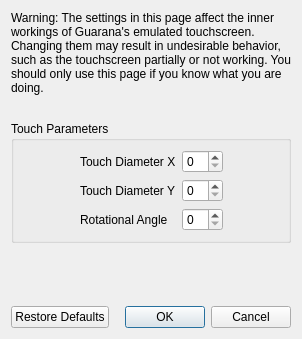
<?xml version="1.0" encoding="UTF-8"?>
<ui version="4.0">
 <class>ConfigureTouchscreenAdvanced</class>
 <widget class="QDialog" name="ConfigureTouchscreenAdvanced">
  <property name="geometry">
   <rect>
    <x>0</x>
    <y>0</y>
    <width>298</width>
    <height>339</height>
   </rect>
  </property>
  <property name="windowTitle">
   <string>Configure Touchscreen</string>
  </property>
  <layout class="QVBoxLayout" name="verticalLayout">
   <item>
    <widget class="QLabel" name="label_2">
     <property name="minimumSize">
      <size>
       <width>280</width>
       <height>0</height>
      </size>
     </property>
     <property name="text">
      <string>Warning: The settings in this page affect the inner workings of Guarana's emulated touchscreen. Changing them may result in undesirable behavior, such as the touchscreen partially or not working. You should only use this page if you know what you are doing.</string>
     </property>
     <property name="wordWrap">
      <bool>true</bool>
     </property>
    </widget>
   </item>
   <item>
    <spacer name="verticalSpacer_2">
     <property name="orientation">
      <enum>Qt::Vertical</enum>
     </property>
     <property name="sizeType">
      <enum>QSizePolicy::Fixed</enum>
     </property>
     <property name="sizeHint" stdset="0">
      <size>
       <width>20</width>
       <height>20</height>
      </size>
     </property>
    </spacer>
   </item>
   <item>
    <widget class="QGroupBox" name="gridGroupBox">
     <property name="title">
      <string>Touch Parameters</string>
     </property>
     <layout class="QGridLayout" name="gridLayout">
      <item row="0" column="0">
       <spacer name="horizontalSpacer">
        <property name="orientation">
         <enum>Qt::Horizontal</enum>
        </property>
        <property name="sizeHint" stdset="0">
         <size>
          <width>40</width>
          <height>20</height>
         </size>
        </property>
       </spacer>
      </item>
      <item row="1" column="1">
       <widget class="QLabel" name="label_4">
        <property name="text">
         <string>Touch Diameter Y</string>
        </property>
       </widget>
      </item>
      <item row="0" column="3">
       <spacer name="horizontalSpacer_2">
        <property name="orientation">
         <enum>Qt::Horizontal</enum>
        </property>
        <property name="sizeHint" stdset="0">
         <size>
          <width>40</width>
          <height>20</height>
         </size>
        </property>
       </spacer>
      </item>
      <item row="0" column="1">
       <widget class="QLabel" name="label_3">
        <property name="text">
         <string>Touch Diameter X</string>
        </property>
       </widget>
      </item>
      <item row="2" column="1">
       <widget class="QLabel" name="label_5">
        <property name="text">
         <string>Rotational Angle</string>
        </property>
       </widget>
      </item>
      <item row="0" column="2">
       <widget class="QSpinBox" name="diameter_x_box"/>
      </item>
      <item row="1" column="2">
       <widget class="QSpinBox" name="diameter_y_box"/>
      </item>
      <item row="2" column="2">
       <widget class="QSpinBox" name="angle_box"/>
      </item>
     </layout>
    </widget>
   </item>
   <item>
    <spacer name="verticalSpacer">
     <property name="orientation">
      <enum>Qt::Vertical</enum>
     </property>
     <property name="sizeHint" stdset="0">
      <size>
       <width>20</width>
       <height>40</height>
      </size>
     </property>
    </spacer>
   </item>
   <item>
    <layout class="QHBoxLayout" name="horizontalLayout">
     <item>
      <widget class="QPushButton" name="restore_defaults_button">
       <property name="text">
        <string>Restore Defaults</string>
       </property>
      </widget>
     </item>
     <item>
      <widget class="QDialogButtonBox" name="buttonBox">
       <property name="standardButtons">
        <set>QDialogButtonBox::Cancel|QDialogButtonBox::Ok</set>
       </property>
      </widget>
     </item>
    </layout>
   </item>
  </layout>
 </widget>
 <resources/>
 <connections>
  <connection>
   <sender>buttonBox</sender>
   <signal>accepted()</signal>
   <receiver>ConfigureTouchscreenAdvanced</receiver>
   <slot>accept()</slot>
  </connection>
  <connection>
   <sender>buttonBox</sender>
   <signal>rejected()</signal>
   <receiver>ConfigureTouchscreenAdvanced</receiver>
   <slot>reject()</slot>
   </connection>
 </connections>
</ui>
